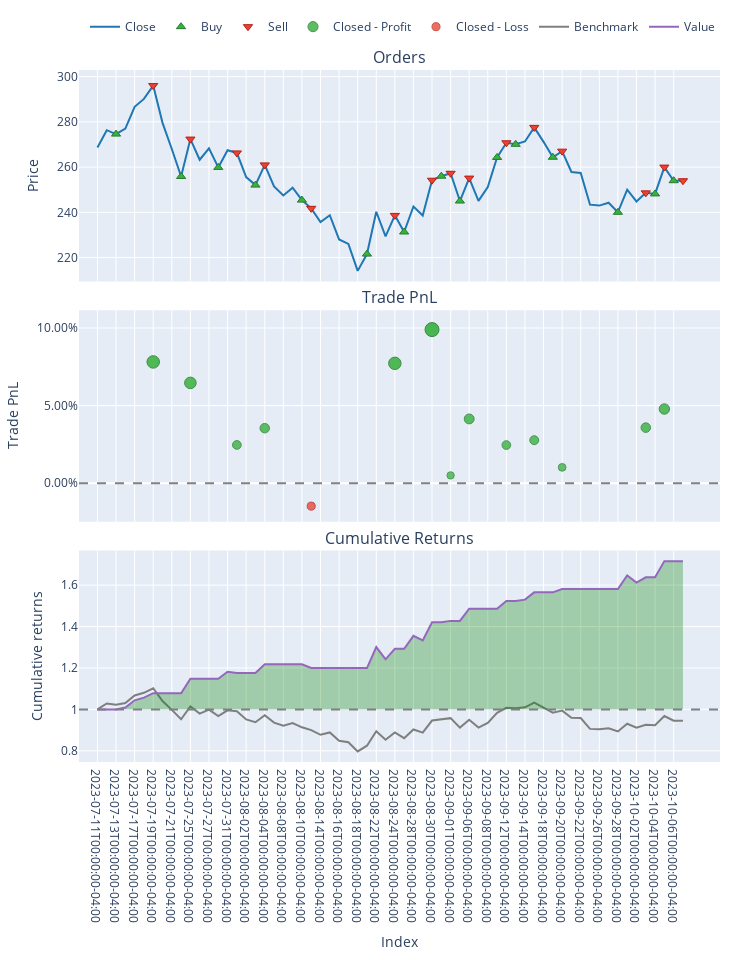

Write notebook code for a chart like this one.
### Code cell
ticker =  'tsla'
# interval = '15m'
# duration = 5

interval = '1d'
duration = 90

strategy = 'obv'
daily_report(ticker, tf=interval, days=duration, stratName = strategy)
